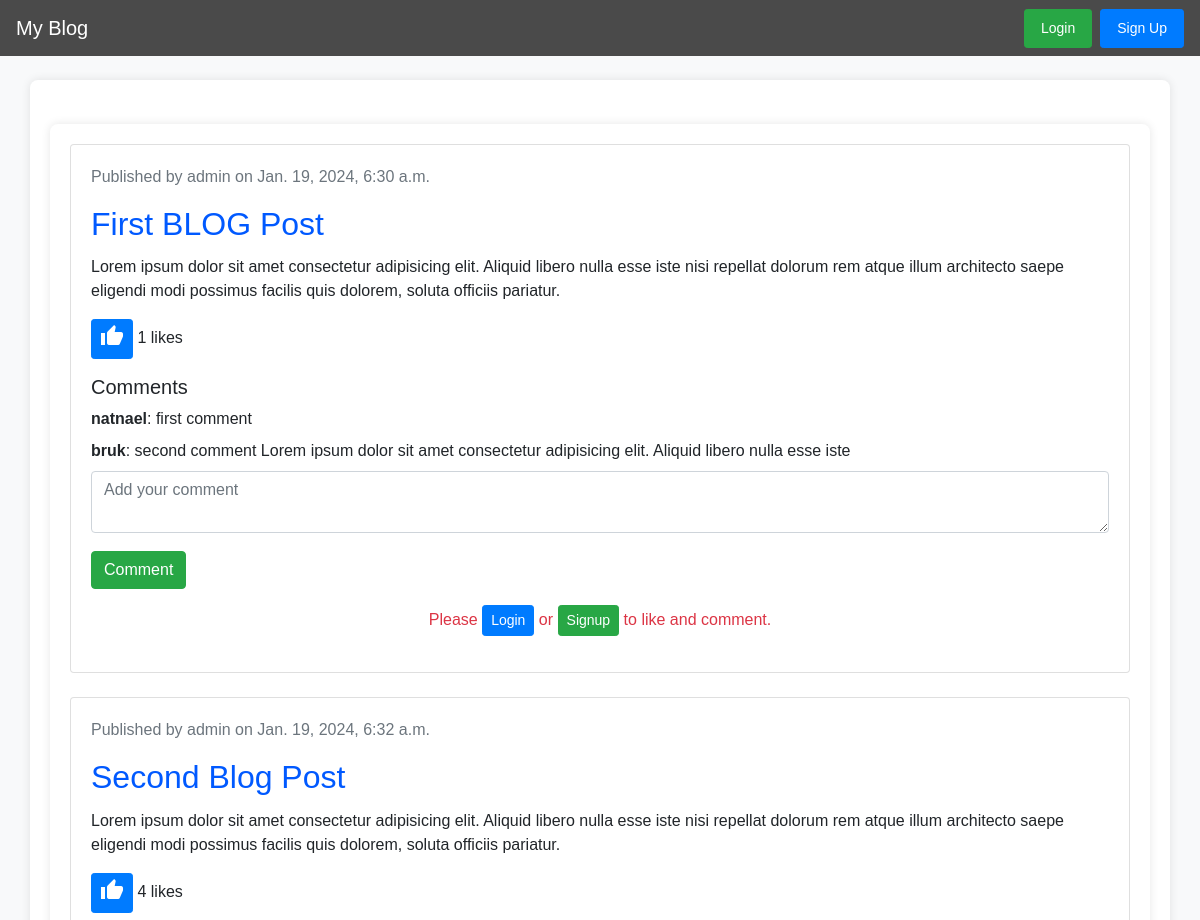
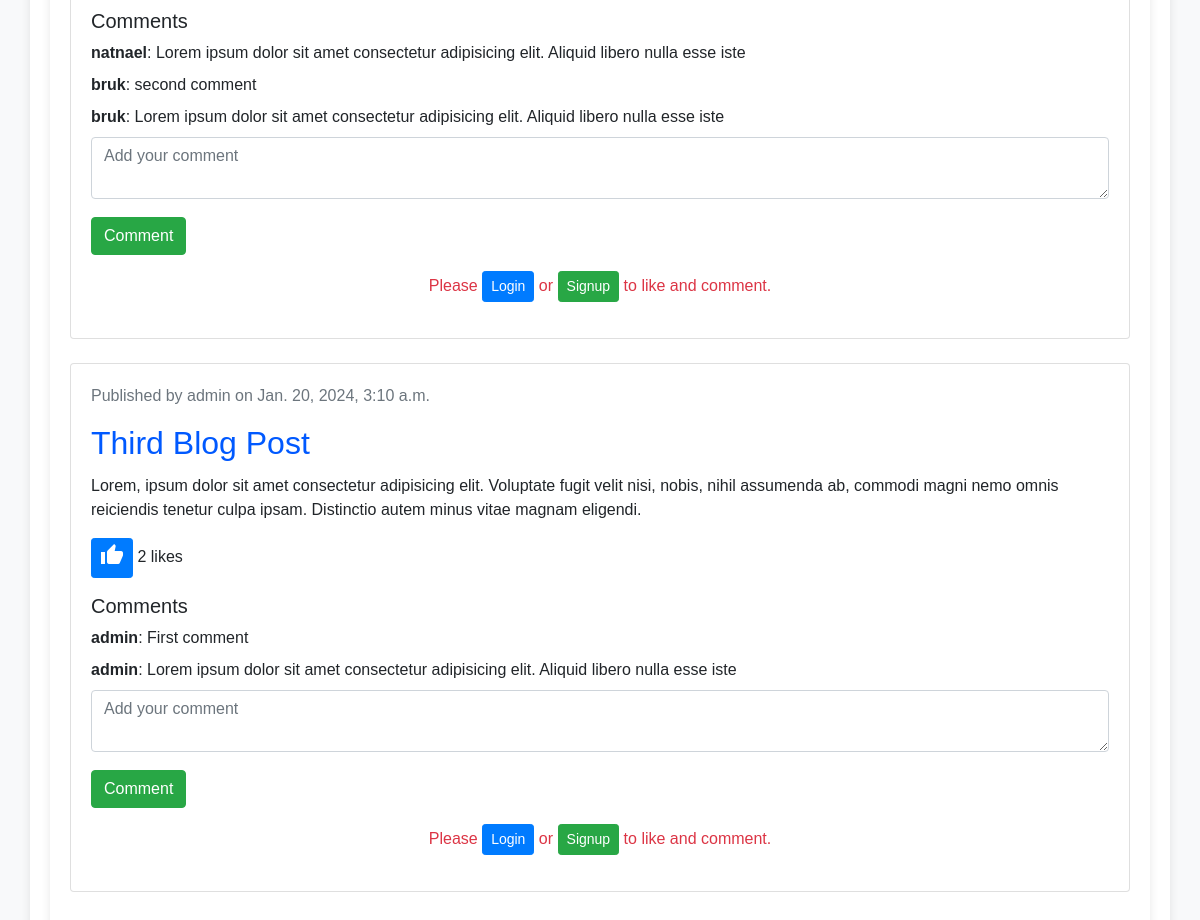
The page / on the database its author committed (2 pictures, top to bottom).
### blogapp/models.py (models this page shows, shortened)
class Post(models.Model):
    author = models.ForeignKey(settings.AUTH_USER_MODEL, on_delete=models.CASCADE)
    title = models.CharField(max_length=200)
    text = models.TextField()
    created_date = models.DateTimeField(default=timezone.now)
    published_date = models.DateTimeField(default=timezone.now)
    likes = models.ManyToManyField(settings.AUTH_USER_MODEL, related_name='liked_posts')

class Comment(models.Model):
    post = models.ForeignKey(Post, related_name='comments', on_delete=models.CASCADE)
    author = models.ForeignKey(settings.AUTH_USER_MODEL, on_delete=models.CASCADE)
    text = models.TextField()
    created_date = models.DateTimeField(default=timezone.now)

### blogapp/views.py (the view)
# urls.py: path('', views.post_list, name='post_list'),
def post_list(request):
    posts = Post.objects.all()
    user_has_liked = {}
    if request.user.is_authenticated:
        for post in posts:
            user_has_liked[post.id] = Like.objects.filter(post=post, user=request.user).exists()
    return render(request, 'blogapp/post_list.html', {'posts': posts, 'user_has_liked': user_has_liked})

### blogapp/templates/blogapp/post_list.html (shortened to what this page needs)
{% extends 'blogapp/base.html' %}
{% block content %}
    <div class="container mt-4">
        {% for post in posts %}
            <div class="card mb-4">
                <div class="card-body">
                    <p class="card-text post-meta">Published by {{ post.author }} on {{ post.published_date }}</p>
                    <h2 class="card-title">{{ post.title }}</h2>
                    <p class="card-text">{{ post.text|linebreaksbr }}</p>
                    <form method="post" action="{% url 'like_post' post.id %}">
<button type="submit" class="btn btn-primary btn-sm like-button {% if post.id in liked_posts %}liked{% endif %}" {% if not user.is_authenticated %} onclick="openLoginModal(); return false;" {% endif %}>
    <span class="material-icons">thumb_up</span>
</button>
<span class="like-count">{{ post.likes.count }} likes</span>
</form>
                    <div class="mt-3">
                        <h5 class="comments-heading">Comments</h5>
                        {% for comment in post.comments.all %}
                            <div class="card-text comment mb-2">
                                <strong>{{ comment.author }}</strong>: {{ comment.text }}
                            </div>
                        {% endfor %}
                    </div>
                    <form method="post" action="{% url 'comment_post' post.id %}" class="mt-2">
                        <textarea name="comment" class="form-control" placeholder="Add your comment" required></textarea>
                        <button type="submit" class="btn btn-success mt-2" {% if not user.is_authenticated %} onclick="openLoginModal(); return false;" {% endif %}>
                            Comment
                        </button>
                    </form>
                    {% if not user.is_authenticated %}
                    <p class="mt-3 login-prompt text-center">
                        <span class="prompt-text">Please</span>
                        <button type="button" class="btn btn-primary btn-sm" id="loginLink" onclick="openLoginModal()">Login</button>
                        <span class="prompt-text">or</span>
                        <button type="button" class="btn btn-success btn-sm" id="signupLink" onclick="openSignupModal()">Signup</button>
                        <span class="prompt-text">to like and comment.</span>
                    </p>
                           {% endif %}
                </div>
            </div>
        {% endfor %}
    </div>
{% endblock %}

### blogapp/templates/blogapp/base.html (shortened to what this page needs)
{% load static %}
<!DOCTYPE html>
<html lang="en">
<head>
<link rel="stylesheet" href="https://stackpath.bootstrapcdn.com/bootstrap/4.5.2/css/bootstrap.min.css">
<link rel="stylesheet" href="{% static 'blogapp/styles.css' %}">
</head>
<body>
<nav class="navbar navbar-expand-sm navbar-dark" style="background-color: rgba(0, 0, 0, 0.7);">
    <a class="navbar-brand" href="{% url 'post_list' %}" data-toggle="collapse" data-target="#navbarNav">
        My Blog
    </a>
    <div class="ml-auto">
        <ul class="navbar-nav d-flex">
            {% if user.is_authenticated %}
                <li class="nav-item">
                    <a class="nav-link text-white" href="{% url 'logout' %}">Logout</a>
                </li>
            {% else %}
                <li class="nav-item">
                    <a class="nav-link btn btn-success btn-sm text-white px-3" href="#" onclick="openLoginModal()">Login</a>
                </li>
                <li class="nav-item">
                    <a class="nav-link btn btn-primary btn-sm text-white px-3 ml-2" href="#" onclick="openSignupModal()">Sign Up</a>
                </li>
            {% endif %}
        </ul>
    </div>
</nav>
    <div class="container mt-4">
        {% block content %}{% endblock %}
    </div>
</body>
</html>

### blogapp/static/blogapp/styles.css (style rules this page uses)
body { font-family: 'Arial', sans-serif; background-color: #f8f9fa; }
.navbar { background-color: #343a40; }
.navbar-brand { color: #ffffff; }
.navbar-nav .nav-link { color: #ffffff; }
.container { background-color: #ffffff; border-radius: 8px; padding: 20px; box-shadow: 0 0 10px rgba(0, 0, 0, 0.1); margin-top: 20px; }
.post-meta { color: #6c757d; }
h2 { color: #0059ff; }
.btn-primary { background-color: #007bff; border-color: #007bff; }
.form-control { margin-bottom: 10px; }
.login-prompt { color: #dc3545; }

### rows shown on the page
Post: author "admin", published_date "Jan. 19, 2024, 6:30 a.m.", title "First BLOG Post", text "Lorem ipsum dolor sit amet consectetur adipisicing elit. Aliquid libero nulla esse iste nisi repellat dolorum rem atque illum architecto saepe eligendi modi possimus facilis quis dolorem, soluta officiis pariatur.", likes.count "1"
Comment: author "natnael", text "first comment"
Comment: author "bruk", text "second comment Lorem ipsum dolor sit amet consectetur adipisicing elit. Aliquid libero nulla esse iste"
Post: author "admin", published_date "Jan. 19, 2024, 6:32 a.m.", title "Second Blog Post", text "Lorem ipsum dolor sit amet consectetur adipisicing elit. Aliquid libero nulla esse iste nisi repellat dolorum rem atque illum architecto saepe eligendi modi possimus facilis quis dolorem, soluta officiis pariatur.", likes.count "4"
Comment: author "natnael", text "Lorem ipsum dolor sit amet consectetur adipisicing elit. Aliquid libero nulla esse iste"
Comment: author "bruk", text "second comment"
Comment: author "bruk", text "Lorem ipsum dolor sit amet consectetur adipisicing elit. Aliquid libero nulla esse iste"
Post: author "admin", published_date "Jan. 20, 2024, 3:10 a.m.", title "Third Blog Post", text "Lorem, ipsum dolor sit amet consectetur adipisicing elit. Voluptate fugit velit nisi, nobis, nihil assumenda ab, commodi magni nemo omnis reiciendis tenetur culpa ipsam. Distinctio autem minus vitae magnam eligendi.", likes.count "2"
Comment: author "admin", text "First comment"
Comment: author "admin", text "Lorem ipsum dolor sit amet consectetur adipisicing elit. Aliquid libero nulla esse iste"
